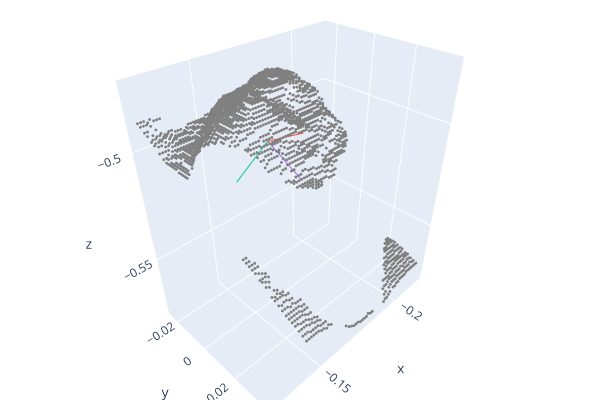

The notebook cell this image was saved under:
### Code cell
# --- 축 시각화용 line 생성 ---
def create_axis_line(origin, direction, color, length=0.02):
    pts = [origin, origin + direction * length]
    lines = [[0, 1]]
    ls = o3d.geometry.LineSet(
        points=o3d.utility.Vector3dVector(pts),
        lines=o3d.utility.Vector2iVector(lines)
    )
    ls.colors = o3d.utility.Vector3dVector([color])
    return ls

x_line = create_axis_line(center_xyz, eig_vecs[:, 0], [1, 0, 0])  # 빨강
y_line = create_axis_line(center_xyz, eig_vecs[:, 1], [0, 1, 0])  # 초록
z_line = create_axis_line(center_xyz, eig_vecs[:, 2], [0, 0, 1])  # 파랑

# --- 6. 시각화 ---
o3d.visualization.draw_plotly([pcd, x_line, y_line, z_line], window_name="PCA Axes")

### Figure 1 — Plotly figure (JSON) as saved in the notebook; plotly's stock layout.template omitted (floating-point values rounded to 4 significant figures; data arrays with more than 128 entries replaced by an {"elided": "..."} marker saying what was removed)
{"data": [{"marker": {"color": {"elided": "2161x3 float values"}, "size": 1}, "mode": "markers", "type": "scatter3d", "x": {"elided": "2161 float values"}, "y": {"elided": "2161 float values"}, "z": {"elided": "2161 float values"}}, {"mode": "lines", "type": "scatter3d", "x": [-0.1598, -0.1601, null], "y": [0.002196, 0.01975, null], "z": [-0.4987, -0.4891, null]}, {"mode": "lines", "type": "scatter3d", "x": [-0.1598, -0.1416, null], "y": [0.002196, 0.006367, null], "z": [-0.4987, -0.5058, null]}, {"mode": "lines", "type": "scatter3d", "x": [-0.1598, -0.1681, null], "y": [0.002196, 0.01082, null], "z": [-0.4987, -0.5147, null]}], "layout": {"height": 400, "margin": {"b": 0, "l": 0, "r": 0, "t": 0}, "scene": {"camera": {"center": {"x": 0, "y": 0, "z": 0}, "up": {"x": 0, "y": 0, "z": 1}}}, "showlegend": false, "width": 600}}
